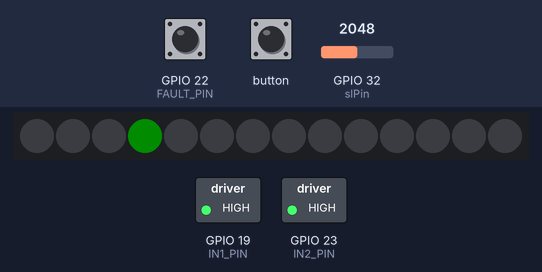
This sketch was run on a simulated ESP32. Shown: 14 RGB LEDs in strip order, left to right, switched loads named in the sketch (green lamp = pin HIGH). The test bench sets the inputs (shaded band); at power-on: GPIO 32 (slPin) = 2048, GPIO 22 (FAULT_PIN) HIGH. Dim RGB values are drawn brighter than linear.

Above: at 1.2 s.
1.3 s: button pressed for 0.15 s
2.9 s: GPIO 32 (slPin) set to 1623
At 3.6 s:
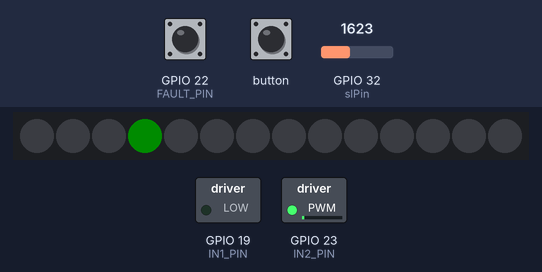
4.4 s: GPIO 32 (slPin) set to 1703
At 5.6 s:
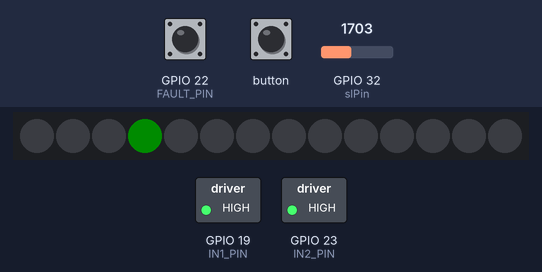
5.9 s: GPIO 32 (slPin) set to 1228
At 6.9 s:
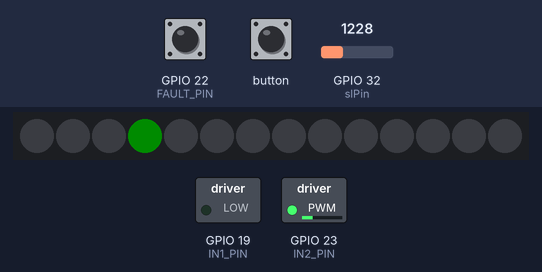
7.4 s: button pressed for 1 s
At 8.2 s:
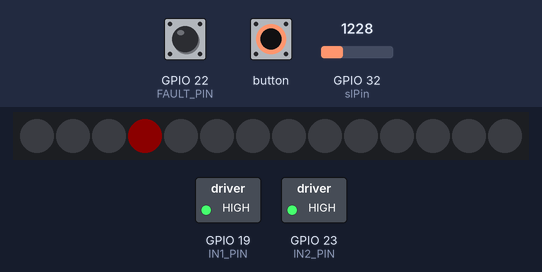
9.9 s: GPIO 32 (slPin) set to 1599
11.4 s: GPIO 32 (slPin) set to 1716
Timing chart, 0 to 13.9 s (numbered marks = the images above; inputs shaded):
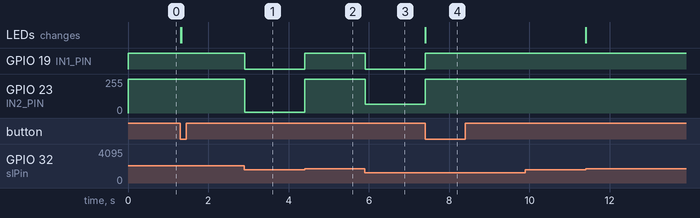

Measured:
- after the input at 2.9 s, GPIO 19 (IN1_PIN): HIGH → LOW at once; GPIO 23 (IN2_PIN): 255/255 → 6/255 at once
- after the input at 4.4 s, GPIO 19 (IN1_PIN): LOW → HIGH at once; GPIO 23 (IN2_PIN): 6/255 → 255/255 at once
- after the input at 5.9 s, GPIO 19 (IN1_PIN): HIGH → LOW at once; GPIO 23 (IN2_PIN): 255/255 → 66/255 at once
- after the input at 7.4 s, GPIO 19 (IN1_PIN): LOW → HIGH at once; GPIO 23 (IN2_PIN): 66/255 → 255/255 at once; the LEDs: change at once (image 4)
- after the input at 9.9 s, every drawn part: stays the same

The sketch:

GBC_CTRL_ATOM.ino
```cpp
// GBCコントローラー with H-Driver by Kikyoya(Tamotsu Kamigaki) (C) 2022-23.
// 2023/11/22 H-Driverバージョン

#include <M5Atom.h>  // M5UnifiedではM5.begin()で一瞬モータが回転するため断念

/*
Groveにスライダーボリューム取り付け
ATOM本体のボタンで緊急停止、リセットで再起動
// ATOM I/O
// GND 5V G25 G21       // PL:G25
// G33 G23 G19 G22 3V3  // SP:G19-G33(GND)
// Grove G32 G26 5V GND
// HAT GND 5V G22 G33 G19 NC 3V3 NC
*/
#define MaxPort 2
#define SLEDi 27    // 内蔵RGB LED（実装済みLED）ATOM/Stamp PICO:G27 C3/U:G2
#define SLEDs 26    // Grove Slider RGB LED
#define slPin 32    // Grove Slider VR
//////////////////////////////////////////////////////////////////////////
// for SK6812
//
#include <Adafruit_NeoPixel.h>
// 内蔵LED用
//#define SLEDi 27    // 内蔵RGB LED（実装済みLED）ATOM/Stamp PICO:G27 C3/U:G2
Adafruit_NeoPixel Pxi(1, SLEDi);  // 実装済みsLED C3/U:2 PICO:27
#define InitLEDi()    Px.begin()  // initialize the pixel
#define SetLEDi(col)  Pxi.setPixelColor(0, col)
#define ShowLEDi()    Pxi.show()
#define DimLEDi(x)    Pxi.setBrightness(x)  // 全体の輝度を調整0-255
// 外部LED用
//#define SLEDs 32    // Grove RGB LED（LED）ATOM/Stamp PICO:G32, Stamp C3/U:G1
#define NUM_LEDS 14   // スライダー内蔵LEDの個数
Adafruit_NeoPixel Px(NUM_LEDS, SLEDs, NEO_GRB + NEO_KHZ800);
#define InitLEDs()  Px.begin()  // initialize the pixel
#define SetLEDs(n,col)  Px.setPixelColor(n, col)
#define ShowLEDs()  Px.show()
#define DimLEDs(x) Px.setBrightness(x)  // 全体の輝度を調整0-255
// RGB
const uint32_t LED_GREEN = 0x001f00;
const uint32_t LED_YELLOW = 0x0f0f00;
const uint32_t LED_RED = 0x1f0000;
const uint32_t LED_BLUE = 0x00001f;
uint32_t LedCol = LED_GREEN;

// Motor Driver関連
const int IN1_PIN = 19;
const int IN2_PIN = 23;
int freq          = 10000;  // これ以上低いとキーン音が気になるが低速時のトルクはある
int ledChannel1   = 0;
int ledChannel2   = 1;
int resolution    = 7;
int VIN_PIN       = 33;
int FAULT_PIN     = 22;
void mdInit(){
    ledcSetup(ledChannel1, freq, resolution);
    ledcSetup(ledChannel2, freq, resolution);
    ledcAttachPin(IN1_PIN, ledChannel1);
    ledcAttachPin(IN2_PIN, ledChannel2);
    pinMode(VIN_PIN, INPUT);
    pinMode(FAULT_PIN, INPUT);
}
void mdSetMotorSpeed(int8_t sp){
  if(sp==0){   // Break
    ledcWrite(ledChannel1, 128);
    ledcWrite(ledChannel2, 128);
  }else if(sp>0){   // 正転
    ledcWrite(ledChannel1, sp);
    ledcWrite(ledChannel2, 0);
  }else{      // 反転
    ledcWrite(ledChannel1, 0);
    ledcWrite(ledChannel2, -sp);
  }
}

void setup()
{
  M5.begin(false,false,false);  // Serial, I2C, FastLED
  mdInit();
  pinMode(slPin, INPUT);
  InitLEDi();
  DimLEDi(100);
  InitLEDs();
  DimLEDs(100);
  SetLEDi(LED_RED);
  ShowLEDi();
  SetLEDs(3,LED_RED);
  ShowLEDs();
}

void loop()
{
  static bool onoff=false; // 接続中か？
  M5.update();
  int adcValue = analogRead(slPin);
  int8_t spd = 0;   // 0-4095 => -127-0-127, 1778-2317は0にしてセンターをとる（補正）
//    if(adcValue<1778) spd = adcValue/14 - 127;  // 0-1778 => -127-0
//    else if(adcValue>2317) spd = (adcValue-2317)/14;  // 2317-4095 => 0-127
  if(adcValue<1663) spd = adcValue/13 - 127;  // 0-1663 => -127-0
//    else if(adcValue>2432) spd = (adcValue-2432)/13;  // 2432-4095 => 0-127
  else if(adcValue>2560) spd = (adcValue-2560)/12;  // 2560-4095 => 0-127
  if(spd==0) onoff=true;
  if(onoff){   // 接続中ならモーターON、LED ON
    SetLEDi(LED_GREEN);
    ShowLEDi();
    SetLEDs(3,LED_GREEN);
    ShowLEDs();
    mdSetMotorSpeed(spd);
  }else{
    mdSetMotorSpeed(0);
  }
//    Serial.printf("%4d",spd);//base_x.GetMotorSpeed(i+1));
  if(M5.Btn.wasPressed()){
      onoff = false;  // 緊急停止
      mdSetMotorSpeed(0);
      SetLEDi(LED_RED);
      ShowLEDi();
      SetLEDs(3,LED_RED);
      ShowLEDs();
  }
  if(digitalRead(FAULT_PIN) == 0){  // 過電流などでモータドライバ停止
      SetLEDi(LED_RED);
      ShowLEDi();
  }
  delay(10);
}
```
